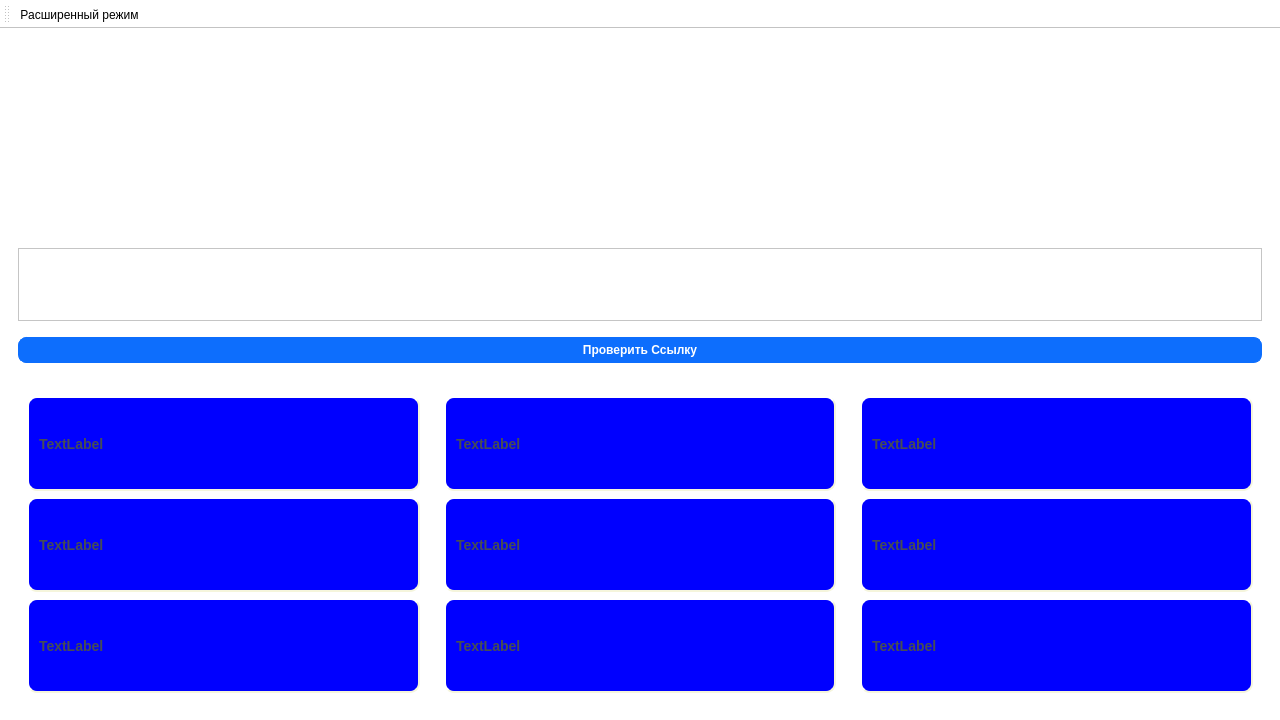
<?xml version="1.0" encoding="UTF-8"?>
<ui version="4.0">
 <class>MainWindow</class>
 <widget class="QMainWindow" name="MainWindow">
  <property name="geometry">
   <rect>
    <x>0</x>
    <y>0</y>
    <width>1280</width>
    <height>720</height>
   </rect>
  </property>
  <property name="minimumSize">
   <size>
    <width>1280</width>
    <height>720</height>
   </size>
  </property>
  <property name="windowTitle">
   <string>MainWindow</string>
  </property>
  <property name="styleSheet">
   <string notr="true">QWidget {
  background-color: #fff;
}
QLabel {
  color: #464d55;
  font-weight: 600;
  qproperty-alignment: AlignCenter;
}
QLabel#heading {
  color: #0f1925;
  font-size: 18px;
  margin-bottom: 10px;
}

QLabel#subheading {
  color: #0f1925;
  font-size: 12px;
  font-weight: normal;
  margin-bottom: 10px;
}
QLineEdit {
  border-radius: 8px;
  border: 1px solid #e0e4e7;
  padding: 5px 15px;
}

QLineEdit:focus {
  border: 1px solid #d0e3ff;
}

QLineEdit::placeholder {
  color: #767e89;
}
QPushButton {
  background-color: #0d6efd;
  color: #fff;
  font-weight: 600;
  border-radius: 8px;
  border: 1px solid #0d6efd;
  padding: 5px 15px;
  margin-top: 10px;
  outline: 0px;
}
QPushButton:hover {
  background-color: #0b5ed7;
  border: 3px solid #9ac3fe;
}
QPushButton:pressed {
  background-color: #052F6B;
}
QPushButton:disabled {
  background-color: #808080;
}</string>
  </property>
  <widget class="QWidget" name="centralwidget">
   <layout class="QVBoxLayout" name="verticalLayout_2" stretch="1,1">
    <item>
     <widget class="QWidget" name="verticalWidget" native="true">
      <layout class="QVBoxLayout" name="verx" stretch="4,4,3,1">
       <item>
        <spacer name="verticalSpacer">
         <property name="orientation">
          <enum>Qt::Orientation::Vertical</enum>
         </property>
         <property name="sizeHint" stdset="0">
          <size>
           <width>20</width>
           <height>40</height>
          </size>
         </property>
        </spacer>
       </item>
       <item>
        <widget class="QWidget" name="verticalWidget_2" native="true">
         <layout class="QHBoxLayout" name="NameLayout" stretch="4,9,4">
          <item>
           <spacer name="horizontalSpacer_2">
            <property name="orientation">
             <enum>Qt::Orientation::Horizontal</enum>
            </property>
            <property name="sizeHint" stdset="0">
             <size>
              <width>40</width>
              <height>20</height>
             </size>
            </property>
           </spacer>
          </item>
          <item>
           <widget class="QLabel" name="label">
            <property name="minimumSize">
             <size>
              <width>1</width>
              <height>1</height>
             </size>
            </property>
            <property name="text">
             <string/>
            </property>
            <property name="pixmap">
             <pixmap resource="../../../../games/webapp/test.qrc">:/newPrefix/плашка с названием.png</pixmap>
            </property>
            <property name="scaledContents">
             <bool>true</bool>
            </property>
            <property name="alignment">
             <set>Qt::AlignmentFlag::AlignCenter</set>
            </property>
           </widget>
          </item>
          <item>
           <spacer name="horizontalSpacer">
            <property name="orientation">
             <enum>Qt::Orientation::Horizontal</enum>
            </property>
            <property name="sizeHint" stdset="0">
             <size>
              <width>40</width>
              <height>20</height>
             </size>
            </property>
           </spacer>
          </item>
         </layout>
        </widget>
       </item>
       <item>
        <widget class="QTextEdit" name="textEdit"/>
       </item>
       <item>
        <widget class="QPushButton" name="pushButton">
         <property name="text">
          <string>Проверить Ссылку</string>
         </property>
        </widget>
       </item>
      </layout>
     </widget>
    </item>
    <item>
     <widget class="QWidget" name="widget_2" native="true">
      <property name="styleSheet">
       <string notr="true">QLabel {
    background-color: blue;
    border-style: outset;
    border-width: 2px;
    border-radius: 10px;
    border-color: beige;
    font: bold 14px;
    min-width: 10em;
    padding: 6px;
}</string>
      </property>
      <layout class="QHBoxLayout" name="horizontalLayout">
       <item>
        <widget class="QWidget" name="widget" native="true">
         <layout class="QVBoxLayout" name="verticalLayout">
          <item>
           <widget class="QLabel" name="label_4">
            <property name="text">
             <string>TextLabel</string>
            </property>
           </widget>
          </item>
          <item>
           <widget class="QLabel" name="label_2">
            <property name="text">
             <string>TextLabel</string>
            </property>
           </widget>
          </item>
          <item>
           <widget class="QLabel" name="label_3">
            <property name="text">
             <string>TextLabel</string>
            </property>
           </widget>
          </item>
         </layout>
        </widget>
       </item>
       <item>
        <widget class="QWidget" name="widget_3" native="true">
         <layout class="QVBoxLayout" name="verticalLayout_3">
          <item>
           <widget class="QLabel" name="label_5">
            <property name="text">
             <string>TextLabel</string>
            </property>
           </widget>
          </item>
          <item>
           <widget class="QLabel" name="label_7">
            <property name="text">
             <string>TextLabel</string>
            </property>
           </widget>
          </item>
          <item>
           <widget class="QLabel" name="label_6">
            <property name="text">
             <string>TextLabel</string>
            </property>
           </widget>
          </item>
         </layout>
        </widget>
       </item>
       <item>
        <widget class="QWidget" name="widget_4" native="true">
         <layout class="QVBoxLayout" name="verticalLayout_4">
          <item>
           <widget class="QLabel" name="label_10">
            <property name="text">
             <string>TextLabel</string>
            </property>
           </widget>
          </item>
          <item>
           <widget class="QLabel" name="label_8">
            <property name="text">
             <string>TextLabel</string>
            </property>
           </widget>
          </item>
          <item>
           <widget class="QLabel" name="label_9">
            <property name="text">
             <string>TextLabel</string>
            </property>
           </widget>
          </item>
         </layout>
        </widget>
       </item>
      </layout>
     </widget>
    </item>
   </layout>
  </widget>
  <widget class="QToolBar" name="toolBar">
   <property name="windowTitle">
    <string>toolBar</string>
   </property>
   <attribute name="toolBarArea">
    <enum>TopToolBarArea</enum>
   </attribute>
   <attribute name="toolBarBreak">
    <bool>false</bool>
   </attribute>
   <addaction name="Set_extended"/>
  </widget>
  <action name="Set_extended">
   <property name="checkable">
    <bool>true</bool>
   </property>
   <property name="text">
    <string>Расширенный режим</string>
   </property>
   <property name="toolTip">
    <string>Включает расширенный режим</string>
   </property>
   <property name="menuRole">
    <enum>QAction::MenuRole::NoRole</enum>
   </property>
  </action>
 </widget>
 <resources>
  <include location="../../../../games/webapp/test.qrc"/>
 </resources>
 <connections/>
</ui>
